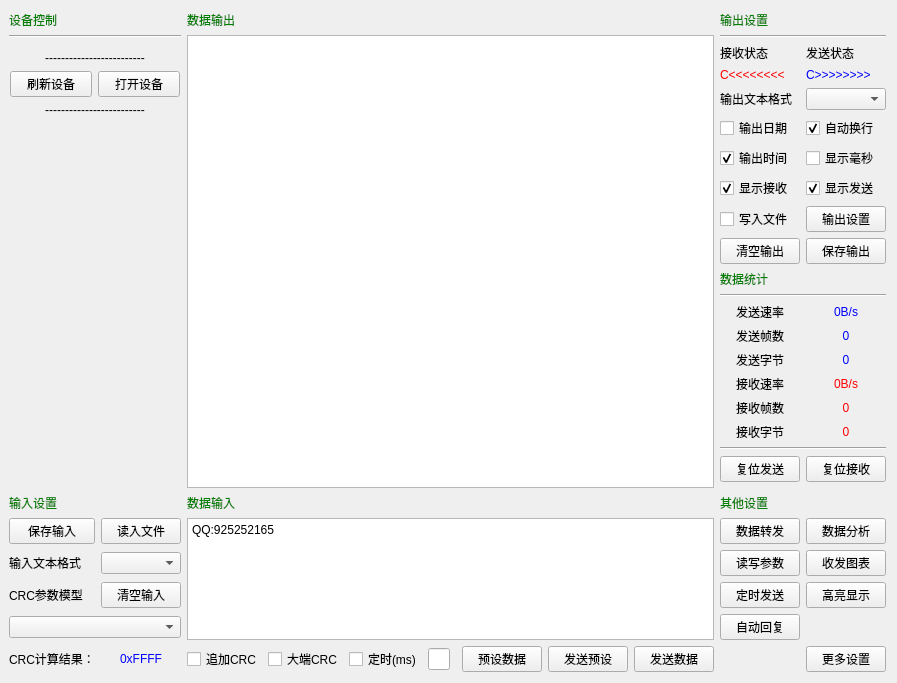
<?xml version="1.0" encoding="UTF-8"?>
<ui version="4.0">
 <class>SAKDebugPage</class>
 <widget class="QWidget" name="SAKDebugPage">
  <property name="geometry">
   <rect>
    <x>0</x>
    <y>0</y>
    <width>852</width>
    <height>569</height>
   </rect>
  </property>
  <property name="windowTitle">
   <string>Form</string>
  </property>
  <layout class="QGridLayout" name="gridLayout">
   <property name="leftMargin">
    <number>9</number>
   </property>
   <item row="5" column="12" colspan="2">
    <widget class="QCheckBox" name="autoWrapCheckBox">
     <property name="text">
      <string>自动换行</string>
     </property>
     <property name="checked">
      <bool>true</bool>
     </property>
    </widget>
   </item>
   <item row="23" column="12" colspan="2">
    <widget class="QPushButton" name="formatSettingsPushButton">
     <property name="text">
      <string>数据分析</string>
     </property>
    </widget>
   </item>
   <item row="20" column="13">
    <spacer name="verticalSpacer">
     <property name="orientation">
      <enum>Qt::Vertical</enum>
     </property>
     <property name="sizeHint" stdset="0">
      <size>
       <width>20</width>
       <height>40</height>
      </size>
     </property>
    </spacer>
   </item>
   <item row="6" column="10" colspan="2">
    <widget class="QCheckBox" name="showTimeCheckBox">
     <property name="text">
      <string>输出时间</string>
     </property>
     <property name="checked">
      <bool>true</bool>
     </property>
    </widget>
   </item>
   <item row="8" column="12" colspan="2">
    <widget class="QPushButton" name="outputFilePathPushButton">
     <property name="text">
      <string>输出设置</string>
     </property>
    </widget>
   </item>
   <item row="5" column="10" colspan="2">
    <widget class="QCheckBox" name="showDateCheckBox">
     <property name="text">
      <string>输出日期</string>
     </property>
    </widget>
   </item>
   <item row="9" column="12" colspan="2">
    <widget class="QPushButton" name="saveOutputPushButton">
     <property name="text">
      <string>保存输出</string>
     </property>
    </widget>
   </item>
   <item row="2" column="0" rowspan="19" colspan="2">
    <widget class="QFrame" name="frame">
     <property name="styleSheet">
      <string notr="true">QFrame {
	border:none;
}</string>
     </property>
     <property name="frameShape">
      <enum>QFrame::StyledPanel</enum>
     </property>
     <property name="frameShadow">
      <enum>QFrame::Raised</enum>
     </property>
     <property name="lineWidth">
      <number>1</number>
     </property>
     <layout class="QGridLayout" name="gridLayout_2">
      <property name="leftMargin">
       <number>1</number>
      </property>
      <property name="topMargin">
       <number>1</number>
      </property>
      <property name="rightMargin">
       <number>1</number>
      </property>
      <property name="bottomMargin">
       <number>1</number>
      </property>
      <item row="4" column="0">
       <spacer name="verticalSpacer_2">
        <property name="orientation">
         <enum>Qt::Vertical</enum>
        </property>
        <property name="sizeHint" stdset="0">
         <size>
          <width>20</width>
          <height>40</height>
         </size>
        </property>
       </spacer>
      </item>
      <item row="0" column="0" colspan="2">
       <widget class="QFrame" name="deviceSettingFrame">
        <property name="frameShape">
         <enum>QFrame::StyledPanel</enum>
        </property>
        <property name="frameShadow">
         <enum>QFrame::Raised</enum>
        </property>
       </widget>
      </item>
      <item row="3" column="0" colspan="2">
       <widget class="QLabel" name="label_7">
        <property name="text">
         <string>-------------------------</string>
        </property>
        <property name="alignment">
         <set>Qt::AlignCenter</set>
        </property>
       </widget>
      </item>
      <item row="2" column="1">
       <widget class="QPushButton" name="switchPushButton">
        <property name="text">
         <string>打开设备</string>
        </property>
       </widget>
      </item>
      <item row="2" column="0">
       <widget class="QPushButton" name="refreshPushButton">
        <property name="text">
         <string>刷新设备</string>
        </property>
       </widget>
      </item>
      <item row="1" column="0" colspan="2">
       <widget class="QLabel" name="label_8">
        <property name="text">
         <string>-------------------------</string>
        </property>
        <property name="alignment">
         <set>Qt::AlignCenter</set>
        </property>
       </widget>
      </item>
     </layout>
    </widget>
   </item>
   <item row="1" column="0" colspan="2">
    <widget class="Line" name="line_3">
     <property name="orientation">
      <enum>Qt::Horizontal</enum>
     </property>
    </widget>
   </item>
   <item row="21" column="3" colspan="7">
    <widget class="QLabel" name="infoLabel">
     <property name="text">
      <string/>
     </property>
    </widget>
   </item>
   <item row="27" column="9">
    <widget class="QPushButton" name="sendPushButton">
     <property name="text">
      <string>发送数据</string>
     </property>
    </widget>
   </item>
   <item row="21" column="2">
    <widget class="QLabel" name="label_26">
     <property name="styleSheet">
      <string notr="true">QLabel{
    color:green
}</string>
     </property>
     <property name="text">
      <string>数据输入</string>
     </property>
    </widget>
   </item>
   <item row="24" column="0">
    <widget class="QLabel" name="label_23">
     <property name="text">
      <string>输入文本格式</string>
     </property>
    </widget>
   </item>
   <item row="26" column="0" colspan="2">
    <widget class="QComboBox" name="crcParameterModelsComboBox"/>
   </item>
   <item row="0" column="2">
    <widget class="QLabel" name="label_3">
     <property name="styleSheet">
      <string notr="true">QLabel{
    color:green
}</string>
     </property>
     <property name="text">
      <string>数据输出</string>
     </property>
    </widget>
   </item>
   <item row="24" column="1">
    <widget class="QComboBox" name="inputModelComboBox">
     <property name="sizePolicy">
      <sizepolicy hsizetype="Preferred" vsizetype="Fixed">
       <horstretch>0</horstretch>
       <verstretch>0</verstretch>
      </sizepolicy>
     </property>
    </widget>
   </item>
   <item row="19" column="12" colspan="2">
    <widget class="QPushButton" name="resetRxCountPushButton">
     <property name="text">
      <string>复位接收</string>
     </property>
    </widget>
   </item>
   <item row="27" column="12" colspan="2">
    <widget class="QPushButton" name="moreOhterSettingsPushButton">
     <property name="text">
      <string>更多设置</string>
     </property>
    </widget>
   </item>
   <item row="25" column="0">
    <widget class="QLabel" name="label_2">
     <property name="text">
      <string>CRC参数模型</string>
     </property>
    </widget>
   </item>
   <item row="17" column="12" colspan="2">
    <widget class="QLabel" name="rxBytesLabel">
     <property name="layoutDirection">
      <enum>Qt::LeftToRight</enum>
     </property>
     <property name="styleSheet">
      <string notr="true">QLabel{
    color:red
}</string>
     </property>
     <property name="text">
      <string>0</string>
     </property>
     <property name="alignment">
      <set>Qt::AlignCenter</set>
     </property>
    </widget>
   </item>
   <item row="9" column="10" colspan="2">
    <widget class="QPushButton" name="clearOutputPushButton">
     <property name="text">
      <string>清空输出</string>
     </property>
    </widget>
   </item>
   <item row="11" column="10" colspan="4">
    <widget class="Line" name="line_4">
     <property name="orientation">
      <enum>Qt::Horizontal</enum>
     </property>
    </widget>
   </item>
   <item row="0" column="0">
    <widget class="QLabel" name="label_4">
     <property name="styleSheet">
      <string notr="true">QLabel{
    color:green
}</string>
     </property>
     <property name="text">
      <string>设备控制</string>
     </property>
    </widget>
   </item>
   <item row="17" column="10" colspan="2">
    <widget class="QLabel" name="label_18">
     <property name="text">
      <string>接收字节</string>
     </property>
     <property name="alignment">
      <set>Qt::AlignCenter</set>
     </property>
    </widget>
   </item>
   <item row="23" column="2" rowspan="4" colspan="8">
    <widget class="QTextEdit" name="inputTextEdit">
     <property name="html">
      <string>&lt;!DOCTYPE HTML PUBLIC &quot;-//W3C//DTD HTML 4.0//EN&quot; &quot;http://www.w3.org/TR/REC-html40/strict.dtd&quot;&gt;
&lt;html&gt;&lt;head&gt;&lt;meta name=&quot;qrichtext&quot; content=&quot;1&quot; /&gt;&lt;style type=&quot;text/css&quot;&gt;
p, li { white-space: pre-wrap; }
&lt;/style&gt;&lt;/head&gt;&lt;body style=&quot; font-family:'SimSun'; font-size:9pt; font-weight:400; font-style:normal;&quot;&gt;
&lt;p style=&quot; margin-top:0px; margin-bottom:0px; margin-left:0px; margin-right:0px; -qt-block-indent:0; text-indent:0px;&quot;&gt;QQ:925252165&lt;/p&gt;&lt;/body&gt;&lt;/html&gt;</string>
     </property>
    </widget>
   </item>
   <item row="27" column="8">
    <widget class="QPushButton" name="pushButton_18">
     <property name="text">
      <string>发送预设</string>
     </property>
    </widget>
   </item>
   <item row="23" column="10" colspan="2">
    <widget class="QPushButton" name="transmissionSettingPushButton">
     <property name="text">
      <string>数据转发</string>
     </property>
    </widget>
   </item>
   <item row="21" column="10" colspan="2">
    <widget class="QLabel" name="label_9">
     <property name="styleSheet">
      <string notr="true">QLabel{
    color:green
}</string>
     </property>
     <property name="text">
      <string>其他设置</string>
     </property>
    </widget>
   </item>
   <item row="19" column="10" colspan="2">
    <widget class="QPushButton" name="resetTxCountPushButton">
     <property name="text">
      <string>复位发送</string>
     </property>
    </widget>
   </item>
   <item row="16" column="10" colspan="2">
    <widget class="QLabel" name="label_16">
     <property name="text">
      <string>接收帧数</string>
     </property>
     <property name="alignment">
      <set>Qt::AlignCenter</set>
     </property>
    </widget>
   </item>
   <item row="4" column="12" colspan="2">
    <widget class="QComboBox" name="outputModelComboBox"/>
   </item>
   <item row="4" column="10" colspan="2">
    <widget class="QLabel" name="label_27">
     <property name="text">
      <string>输出文本格式</string>
     </property>
    </widget>
   </item>
   <item row="6" column="12" colspan="2">
    <widget class="QCheckBox" name="showMsCheckBox">
     <property name="text">
      <string>显示毫秒</string>
     </property>
    </widget>
   </item>
   <item row="23" column="0">
    <widget class="QPushButton" name="saveInputDataPushButton">
     <property name="text">
      <string>保存输入</string>
     </property>
    </widget>
   </item>
   <item row="7" column="10" colspan="2">
    <widget class="QCheckBox" name="showRxDataCheckBox">
     <property name="text">
      <string>显示接收</string>
     </property>
     <property name="checked">
      <bool>true</bool>
     </property>
    </widget>
   </item>
   <item row="27" column="7">
    <widget class="QPushButton" name="pushButton_9">
     <property name="text">
      <string>预设数据</string>
     </property>
    </widget>
   </item>
   <item row="25" column="1">
    <widget class="QPushButton" name="clearInputPushButton">
     <property name="text">
      <string>清空输入</string>
     </property>
    </widget>
   </item>
   <item row="16" column="12" colspan="2">
    <widget class="QLabel" name="rxFramesLabel">
     <property name="styleSheet">
      <string notr="true">QLabel{
    color:red
}</string>
     </property>
     <property name="text">
      <string>0</string>
     </property>
     <property name="alignment">
      <set>Qt::AlignCenter</set>
     </property>
    </widget>
   </item>
   <item row="21" column="0">
    <widget class="QLabel" name="label_28">
     <property name="styleSheet">
      <string notr="true">QLabel{
    color:green
}</string>
     </property>
     <property name="text">
      <string>输入设置</string>
     </property>
    </widget>
   </item>
   <item row="1" column="2" rowspan="20" colspan="8">
    <widget class="QTextBrowser" name="outputTextBroswer"/>
   </item>
   <item row="8" column="10" colspan="2">
    <widget class="QCheckBox" name="saveOutputFileToFilecheckBox">
     <property name="text">
      <string>写入文件</string>
     </property>
    </widget>
   </item>
   <item row="0" column="10">
    <widget class="QLabel" name="label_5">
     <property name="styleSheet">
      <string notr="true">QLabel{
    color:green
}</string>
     </property>
     <property name="text">
      <string>输出设置</string>
     </property>
    </widget>
   </item>
   <item row="23" column="1">
    <widget class="QPushButton" name="readinFilePushButton">
     <property name="text">
      <string>读入文件</string>
     </property>
    </widget>
   </item>
   <item row="7" column="12" colspan="2">
    <widget class="QCheckBox" name="showTxDataCheckBox">
     <property name="text">
      <string>显示发送</string>
     </property>
     <property name="checked">
      <bool>true</bool>
     </property>
    </widget>
   </item>
   <item row="10" column="10" colspan="4">
    <widget class="QLabel" name="label_10">
     <property name="styleSheet">
      <string notr="true">QLabel{
    color:green
}</string>
     </property>
     <property name="text">
      <string>数据统计</string>
     </property>
    </widget>
   </item>
   <item row="18" column="10" colspan="4">
    <widget class="Line" name="line">
     <property name="orientation">
      <enum>Qt::Horizontal</enum>
     </property>
    </widget>
   </item>
   <item row="13" column="12" colspan="2">
    <widget class="QLabel" name="txFramesLabel">
     <property name="styleSheet">
      <string notr="true">QLabel{
    color:blue
}</string>
     </property>
     <property name="text">
      <string>0</string>
     </property>
     <property name="alignment">
      <set>Qt::AlignCenter</set>
     </property>
    </widget>
   </item>
   <item row="14" column="12" colspan="2">
    <widget class="QLabel" name="txBytesLabel">
     <property name="styleSheet">
      <string notr="true">QLabel{
    color:blue
}</string>
     </property>
     <property name="text">
      <string>0</string>
     </property>
     <property name="alignment">
      <set>Qt::AlignCenter</set>
     </property>
    </widget>
   </item>
   <item row="12" column="12" colspan="2">
    <widget class="QLabel" name="txSpeedLabel">
     <property name="styleSheet">
      <string notr="true">QLabel{
    color:blue
}</string>
     </property>
     <property name="text">
      <string>0B/s</string>
     </property>
     <property name="alignment">
      <set>Qt::AlignCenter</set>
     </property>
    </widget>
   </item>
   <item row="15" column="12" colspan="2">
    <widget class="QLabel" name="rxSpeedLabel">
     <property name="styleSheet">
      <string notr="true">QLabel{
    color:red
}</string>
     </property>
     <property name="text">
      <string>0B/s</string>
     </property>
     <property name="alignment">
      <set>Qt::AlignCenter</set>
     </property>
    </widget>
   </item>
   <item row="12" column="10" colspan="2">
    <widget class="QLabel" name="label_13">
     <property name="text">
      <string>发送速率</string>
     </property>
     <property name="alignment">
      <set>Qt::AlignCenter</set>
     </property>
    </widget>
   </item>
   <item row="13" column="10" colspan="2">
    <widget class="QLabel" name="label_14">
     <property name="text">
      <string>发送帧数</string>
     </property>
     <property name="alignment">
      <set>Qt::AlignCenter</set>
     </property>
    </widget>
   </item>
   <item row="14" column="10" colspan="2">
    <widget class="QLabel" name="label_15">
     <property name="text">
      <string>发送字节</string>
     </property>
     <property name="alignment">
      <set>Qt::AlignCenter</set>
     </property>
    </widget>
   </item>
   <item row="15" column="10" colspan="2">
    <widget class="QLabel" name="label_11">
     <property name="text">
      <string>接收速率</string>
     </property>
     <property name="alignment">
      <set>Qt::AlignCenter</set>
     </property>
    </widget>
   </item>
   <item row="26" column="10" colspan="2">
    <widget class="QPushButton" name="autoResponseSettingPushButton">
     <property name="text">
      <string>自动回复</string>
     </property>
    </widget>
   </item>
   <item row="25" column="10" colspan="2">
    <widget class="QPushButton" name="pushButton_21">
     <property name="text">
      <string>定时发送</string>
     </property>
    </widget>
   </item>
   <item row="24" column="12" colspan="2">
    <widget class="QPushButton" name="throughputPushButton">
     <property name="text">
      <string>收发图表</string>
     </property>
    </widget>
   </item>
   <item row="24" column="10" colspan="2">
    <widget class="QPushButton" name="readWriteSettingPushButton">
     <property name="text">
      <string>读写参数</string>
     </property>
    </widget>
   </item>
   <item row="25" column="12" colspan="2">
    <widget class="QPushButton" name="highlightSettingPushButton">
     <property name="text">
      <string>高亮显示</string>
     </property>
    </widget>
   </item>
   <item row="27" column="6">
    <spacer name="horizontalSpacer">
     <property name="orientation">
      <enum>Qt::Horizontal</enum>
     </property>
     <property name="sizeHint" stdset="0">
      <size>
       <width>40</width>
       <height>20</height>
      </size>
     </property>
    </spacer>
   </item>
   <item row="27" column="4">
    <widget class="QCheckBox" name="cycleEnableCheckBox">
     <property name="toolTip">
      <string/>
     </property>
     <property name="statusTip">
      <string>wewew</string>
     </property>
     <property name="text">
      <string>定时(ms)</string>
     </property>
    </widget>
   </item>
   <item row="27" column="5">
    <widget class="QLineEdit" name="cycleTimeLineEdit">
     <property name="sizePolicy">
      <sizepolicy hsizetype="Preferred" vsizetype="Fixed">
       <horstretch>0</horstretch>
       <verstretch>0</verstretch>
      </sizepolicy>
     </property>
    </widget>
   </item>
   <item row="27" column="0">
    <widget class="QLabel" name="label_24">
     <property name="text">
      <string>CRC计算结果：</string>
     </property>
    </widget>
   </item>
   <item row="27" column="1">
    <widget class="QLabel" name="crcLabel">
     <property name="styleSheet">
      <string notr="true">QLabel{
    color:blue
}</string>
     </property>
     <property name="text">
      <string>0xFFFF</string>
     </property>
     <property name="alignment">
      <set>Qt::AlignCenter</set>
     </property>
    </widget>
   </item>
   <item row="27" column="2">
    <widget class="QCheckBox" name="addCRCCheckBox">
     <property name="text">
      <string>追加CRC</string>
     </property>
    </widget>
   </item>
   <item row="27" column="3">
    <widget class="QCheckBox" name="bigeEndianCheckBox">
     <property name="text">
      <string>大端CRC</string>
     </property>
    </widget>
   </item>
   <item row="2" column="10" colspan="2">
    <widget class="QLabel" name="label">
     <property name="sizePolicy">
      <sizepolicy hsizetype="Ignored" vsizetype="Preferred">
       <horstretch>0</horstretch>
       <verstretch>0</verstretch>
      </sizepolicy>
     </property>
     <property name="text">
      <string>接收状态</string>
     </property>
     <property name="alignment">
      <set>Qt::AlignLeading|Qt::AlignLeft|Qt::AlignVCenter</set>
     </property>
    </widget>
   </item>
   <item row="3" column="10" colspan="2">
    <widget class="QLabel" name="rxLabel">
     <property name="sizePolicy">
      <sizepolicy hsizetype="Preferred" vsizetype="Preferred">
       <horstretch>0</horstretch>
       <verstretch>0</verstretch>
      </sizepolicy>
     </property>
     <property name="styleSheet">
      <string notr="true">QLabel{
    color:red
}</string>
     </property>
     <property name="text">
      <string>C&lt;&lt;&lt;&lt;&lt;&lt;&lt;&lt;</string>
     </property>
     <property name="alignment">
      <set>Qt::AlignLeading|Qt::AlignLeft|Qt::AlignVCenter</set>
     </property>
    </widget>
   </item>
   <item row="3" column="12" colspan="2">
    <widget class="QLabel" name="txLabel">
     <property name="styleSheet">
      <string notr="true">QLabel{
    color:blue
}</string>
     </property>
     <property name="text">
      <string>C&gt;&gt;&gt;&gt;&gt;&gt;&gt;&gt;</string>
     </property>
     <property name="alignment">
      <set>Qt::AlignLeading|Qt::AlignLeft|Qt::AlignVCenter</set>
     </property>
    </widget>
   </item>
   <item row="2" column="12" colspan="2">
    <widget class="QLabel" name="label_6">
     <property name="text">
      <string>发送状态</string>
     </property>
     <property name="alignment">
      <set>Qt::AlignLeading|Qt::AlignLeft|Qt::AlignVCenter</set>
     </property>
    </widget>
   </item>
   <item row="1" column="10" colspan="4">
    <widget class="Line" name="line_2">
     <property name="orientation">
      <enum>Qt::Horizontal</enum>
     </property>
    </widget>
   </item>
  </layout>
 </widget>
 <resources/>
 <connections>
  <connection>
   <sender>clearOutputPushButton</sender>
   <signal>clicked()</signal>
   <receiver>outputTextBroswer</receiver>
   <slot>clear()</slot>
   <hints>
    <hint type="sourcelabel">
     <x>674</x>
     <y>203</y>
    </hint>
    <hint type="destinationlabel">
     <x>581</x>
     <y>203</y>
    </hint>
   </hints>
  </connection>
 </connections>
</ui>
